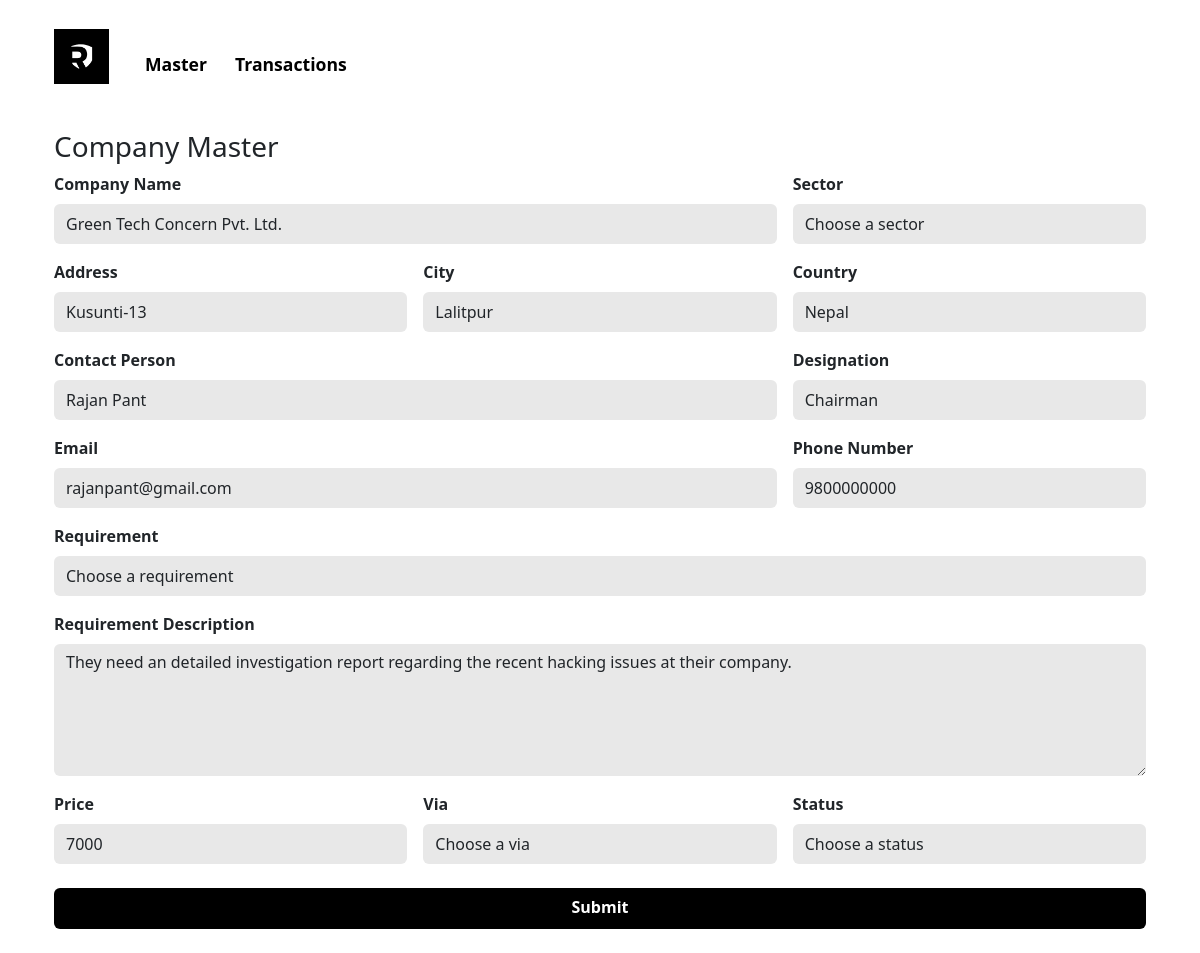
Page /form/1/ on the earlier database version.
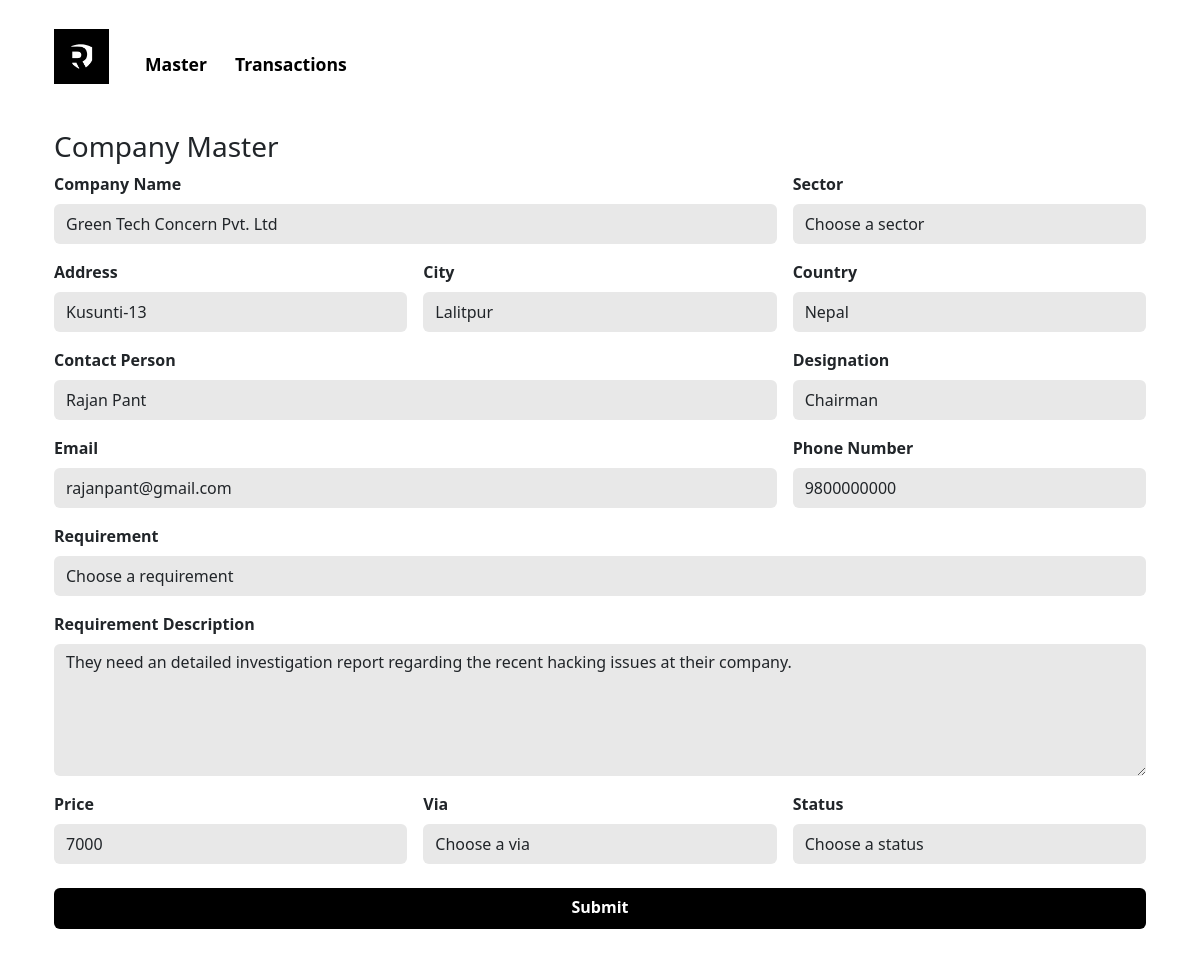
Same page on the later database version.
### resecurityapp/models.py (models this page shows, shortened)
class Company(models.Model):
    Company_Name = models.CharField(max_length=100)
    sector = models.ForeignKey(Sector, on_delete=models.CASCADE)
    address = models.CharField(max_length=255)
    city = models.CharField(max_length=100)
    country = models.CharField(max_length=100)
    Contact_Person = models.CharField(max_length=100)
    designation = models.CharField(max_length=100)
    email = models.EmailField()
    Phone_Number = models.CharField(max_length=20)
    requirement = models.ForeignKey(Requirement, on_delete=models.CASCADE)
    Requirement_Description = models.TextField()
    price = models.CharField(max_length=100)
    via = models.ForeignKey(Via, on_delete=models.CASCADE)
    status = models.ForeignKey(Status, on_delete=models.CASCADE)
    class Meta:
        verbose_name_plural = "companies"

### resecurityapp/views.py (the view)
# urls.py: path('form/<int:company_id>/', views.form, name='form'),
def form(request, company_id):
    company = Company.objects.get(pk=company_id)
    sectors = Sector.objects.all()
    requirements = Requirement.objects.all()
    vias = Via.objects.all()
    statuses = Status.objects.all()
    return render(request, 'form.html', {'company': company, 'sectors': sectors, 'requirements': requirements, 'vias': vias, 'statuses': statuses})

### templates/form.html (shortened to what the changed rows need)
{% load static %}
<!doctype html>
<html lang="en">
<head>
    <link href="https://cdn.jsdelivr.net/npm/bootstrap@5.3.2/dist/css/bootstrap.min.css" rel="stylesheet">
    <link href="{% static 'css/homepage.css' %}" rel="stylesheet">
</head>
<body>
    <div class="container">
        <div id="company-content" class="company-content container">
            <form id="companyForm" action="{% url 'submit_company' %}" method="POST" class="needs-validation" novalidate>
                <div class="row g-3 mb-3">
                    <div class="col">
                        <label for="company" class="form-label fw-semibold">Company Name</label>
                        <input type="text" class="form-control py-2" name="company" id="company" value="{{ company.Company_Name }}" required>
                    </div>
                </div>
                <div class="row g-3 mb-3">
                    <div class="col">
                        <label for="address" class="form-label fw-semibold">Address</label>
                        <input type="text" class="form-control py-2" name="address" id="address" value="{{ company.address }}" required>
                    </div>
                    <div class="col">
                        <label for="city" class="form-label fw-semibold">City</label>
                        <input type="text" class="form-control py-2" name="city" id="city" value="{{ company.city }}" required>
                    </div>
                    <div class="col">
                        <label for="country" class="form-label fw-semibold">Country</label>
                        <input type="text" class="form-control py-2" name="country" id="country" value="{{ company.country }}" required>
                    </div>
                </div>
                <div class="row g-3 mb-3">
                    <div class="col">
                        <label for="contact" class="form-label fw-semibold">Contact Person</label>
                        <input type="text" class="form-control py-2" name="contact" id="contact" value="{{ company.Contact_Person }}" required>
                    </div>
                    <div class="col-4">
                        <label for="designation" class="form-label fw-semibold">Designation</label>
                        <input type="text" class="form-control py-2" name="designation" id="designation" value="{{ company.designation }}" required>
                    </div>
                </div>
                <div class="row g-3 mb-3">
                    <div class="col">
                        <label for="email" class="form-label fw-semibold">Email</label>
                        <input type="email" class="form-control py-2" name="email" id="email" value="{{ company.email }}" required>
                    </div>
                    <div class="col-4">
                        <label for="number" class="form-label fw-semibold">Phone Number</label>
                        <input type="number" class="form-control py-2" name="number" id="number" placeholder="Format: 98XXXXXXXX" value="{{ company.Phone_Number }}" required>
                    </div>
                </div>
                <div class="mb-3">
                    <label for="requirement-description" class="form-label fw-semibold">Requirement Description</label>
                    <textarea class="form-control" name="requirement-description" id="requirement-description" cols="30" rows="5" required>{{ company.Requirement_Description }}</textarea>
                </div>
                <div class="row g-3">
                    <div class="col">
                        <label for="price" class="form-label fw-semibold">Price</label>
                        <input type="text" class="form-control py-2" name="price" id="price" value="{{ company.price }}" required>
                    </div>
                </div>
            </form>
        </div>
    </div>
</body>
</html>

Differences in the rows shown:
changed Company "Kusunti-13": company "Green Tech Concern Pvt. Ltd." → "Green Tech Concern Pvt. Ltd"
